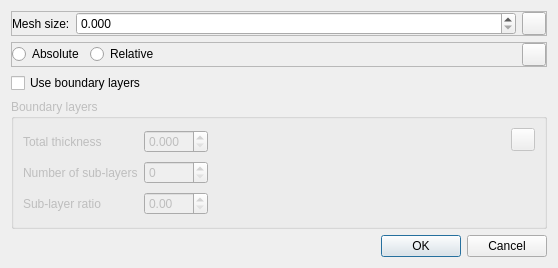
<?xml version="1.0" encoding="UTF-8"?>
<ui version="4.0">
 <class>LocalMeshingParametersDialog</class>
 <widget class="QDialog" name="LocalMeshingParametersDialog">
  <property name="geometry">
   <rect>
    <x>0</x>
    <y>0</y>
    <width>558</width>
    <height>268</height>
   </rect>
  </property>
  <property name="windowTitle">
   <string>Mesh options</string>
  </property>
  <layout class="QVBoxLayout" name="verticalLayout_2">
   <item>
    <widget class="QFrame" name="meshSizeFrame">
     <property name="frameShape">
      <enum>QFrame::StyledPanel</enum>
     </property>
     <property name="frameShadow">
      <enum>QFrame::Raised</enum>
     </property>
     <layout class="QHBoxLayout" name="horizontalLayout_2">
      <property name="leftMargin">
       <number>0</number>
      </property>
      <property name="topMargin">
       <number>0</number>
      </property>
      <property name="rightMargin">
       <number>0</number>
      </property>
      <property name="bottomMargin">
       <number>0</number>
      </property>
      <item>
       <widget class="QLabel" name="label">
        <property name="sizePolicy">
         <sizepolicy hsizetype="Maximum" vsizetype="Preferred">
          <horstretch>0</horstretch>
          <verstretch>0</verstretch>
         </sizepolicy>
        </property>
        <property name="text">
         <string>Mesh size:</string>
        </property>
       </widget>
      </item>
      <item>
       <widget class="QDoubleSpinBox" name="meshSizeSpinBox">
        <property name="specialValueText">
         <string notr="true"/>
        </property>
        <property name="decimals">
         <number>3</number>
        </property>
        <property name="minimum">
         <double>0.000000000000000</double>
        </property>
        <property name="maximum">
         <double>100000.000000000000000</double>
        </property>
        <property name="value">
         <double>0.000000000000000</double>
        </property>
       </widget>
      </item>
      <item>
       <widget class="QToolButton" name="useDefaultMeshSize">
        <property name="toolTip">
         <string/>
        </property>
        <property name="styleSheet">
         <string notr="true"/>
        </property>
        <property name="text">
         <string/>
        </property>
        <property name="icon">
         <iconset resource="resources/MeshingKernelUI.qrc">
          <normaloff>:/icons/default.png</normaloff>:/icons/default.png</iconset>
        </property>
        <property name="iconSize">
         <size>
          <width>16</width>
          <height>16</height>
         </size>
        </property>
       </widget>
      </item>
     </layout>
    </widget>
   </item>
   <item>
    <widget class="QFrame" name="meshSizeRelativeFrame">
     <property name="frameShape">
      <enum>QFrame::StyledPanel</enum>
     </property>
     <property name="frameShadow">
      <enum>QFrame::Raised</enum>
     </property>
     <layout class="QHBoxLayout" name="horizontalLayout">
      <property name="leftMargin">
       <number>0</number>
      </property>
      <property name="topMargin">
       <number>0</number>
      </property>
      <property name="rightMargin">
       <number>0</number>
      </property>
      <property name="bottomMargin">
       <number>0</number>
      </property>
      <item>
       <widget class="QRadioButton" name="absoluteRadioButton">
        <property name="sizePolicy">
         <sizepolicy hsizetype="Maximum" vsizetype="Fixed">
          <horstretch>0</horstretch>
          <verstretch>0</verstretch>
         </sizepolicy>
        </property>
        <property name="toolTip">
         <string>Set mesh size in absolute values (mm)</string>
        </property>
        <property name="text">
         <string>Absolute</string>
        </property>
        <property name="checked">
         <bool>false</bool>
        </property>
       </widget>
      </item>
      <item>
       <widget class="QRadioButton" name="relativeRadioButton">
        <property name="sizePolicy">
         <sizepolicy hsizetype="Maximum" vsizetype="Fixed">
          <horstretch>0</horstretch>
          <verstretch>0</verstretch>
         </sizepolicy>
        </property>
        <property name="toolTip">
         <string>Set mesh size relative to the size of the model</string>
        </property>
        <property name="text">
         <string>Relative</string>
        </property>
        <property name="checked">
         <bool>false</bool>
        </property>
        <property name="autoExclusive">
         <bool>true</bool>
        </property>
       </widget>
      </item>
      <item>
       <spacer name="horizontalSpacer">
        <property name="orientation">
         <enum>Qt::Horizontal</enum>
        </property>
        <property name="sizeHint" stdset="0">
         <size>
          <width>40</width>
          <height>20</height>
         </size>
        </property>
       </spacer>
      </item>
      <item>
       <widget class="QToolButton" name="useDefaultMeshSizeType">
        <property name="toolTip">
         <string/>
        </property>
        <property name="styleSheet">
         <string notr="true"/>
        </property>
        <property name="text">
         <string/>
        </property>
        <property name="icon">
         <iconset resource="resources/MeshingKernelUI.qrc">
          <normaloff>:/icons/default.png</normaloff>:/icons/default.png</iconset>
        </property>
        <property name="iconSize">
         <size>
          <width>16</width>
          <height>16</height>
         </size>
        </property>
       </widget>
      </item>
     </layout>
    </widget>
   </item>
   <item>
    <widget class="QCheckBox" name="useBoundaryLayersCheckBox">
     <property name="text">
      <string>Use boundary layers</string>
     </property>
    </widget>
   </item>
   <item>
    <widget class="QGroupBox" name="boundaryLayersGroupBox">
     <property name="enabled">
      <bool>false</bool>
     </property>
     <property name="sizePolicy">
      <sizepolicy hsizetype="Preferred" vsizetype="Preferred">
       <horstretch>0</horstretch>
       <verstretch>0</verstretch>
      </sizepolicy>
     </property>
     <property name="title">
      <string>Boundary layers</string>
     </property>
     <layout class="QHBoxLayout" name="horizontalLayout_4">
      <item>
       <layout class="QGridLayout" name="gridLayout">
        <item row="0" column="0">
         <widget class="QLabel" name="label_2">
          <property name="text">
           <string>Total thickness</string>
          </property>
         </widget>
        </item>
        <item row="0" column="1">
         <widget class="QDoubleSpinBox" name="totalThicknessSpinBox">
          <property name="decimals">
           <number>3</number>
          </property>
          <property name="singleStep">
           <double>0.100000000000000</double>
          </property>
         </widget>
        </item>
        <item row="1" column="0">
         <widget class="QLabel" name="label_4">
          <property name="text">
           <string>Number of sub-layers</string>
          </property>
         </widget>
        </item>
        <item row="1" column="1">
         <widget class="QSpinBox" name="numberOfSubLayersSpinBox"/>
        </item>
        <item row="2" column="0">
         <widget class="QLabel" name="label_3">
          <property name="text">
           <string>Sub-layer ratio</string>
          </property>
         </widget>
        </item>
        <item row="2" column="1">
         <widget class="QDoubleSpinBox" name="subLayerRatioSpinBox">
          <property name="maximum">
           <double>1.000000000000000</double>
          </property>
          <property name="singleStep">
           <double>0.100000000000000</double>
          </property>
         </widget>
        </item>
       </layout>
      </item>
      <item>
       <layout class="QVBoxLayout" name="verticalLayout">
        <item>
         <layout class="QHBoxLayout" name="horizontalLayout_3">
          <item>
           <spacer name="horizontalSpacer_3">
            <property name="orientation">
             <enum>Qt::Horizontal</enum>
            </property>
            <property name="sizeHint" stdset="0">
             <size>
              <width>37</width>
              <height>17</height>
             </size>
            </property>
           </spacer>
          </item>
          <item>
           <widget class="QToolButton" name="useDefaultThickness">
            <property name="toolTip">
             <string/>
            </property>
            <property name="styleSheet">
             <string notr="true"/>
            </property>
            <property name="text">
             <string/>
            </property>
            <property name="icon">
             <iconset resource="resources/MeshingKernelUI.qrc">
              <normaloff>:/icons/default.png</normaloff>:/icons/default.png</iconset>
            </property>
            <property name="iconSize">
             <size>
              <width>16</width>
              <height>16</height>
             </size>
            </property>
           </widget>
          </item>
         </layout>
        </item>
        <item>
         <spacer name="verticalSpacer">
          <property name="orientation">
           <enum>Qt::Vertical</enum>
          </property>
          <property name="sizeHint" stdset="0">
           <size>
            <width>20</width>
            <height>40</height>
           </size>
          </property>
         </spacer>
        </item>
       </layout>
      </item>
     </layout>
    </widget>
   </item>
   <item>
    <widget class="QDialogButtonBox" name="buttonBox">
     <property name="orientation">
      <enum>Qt::Horizontal</enum>
     </property>
     <property name="standardButtons">
      <set>QDialogButtonBox::Cancel|QDialogButtonBox::Ok</set>
     </property>
    </widget>
   </item>
  </layout>
 </widget>
 <resources>
  <include location="resources/MeshingKernelUI.qrc"/>
 </resources>
 <connections>
  <connection>
   <sender>buttonBox</sender>
   <signal>accepted()</signal>
   <receiver>LocalMeshingParametersDialog</receiver>
   <slot>accept()</slot>
   <hints>
    <hint type="sourcelabel">
     <x>248</x>
     <y>254</y>
    </hint>
    <hint type="destinationlabel">
     <x>157</x>
     <y>274</y>
    </hint>
   </hints>
  </connection>
  <connection>
   <sender>buttonBox</sender>
   <signal>rejected()</signal>
   <receiver>LocalMeshingParametersDialog</receiver>
   <slot>reject()</slot>
   <hints>
    <hint type="sourcelabel">
     <x>316</x>
     <y>260</y>
    </hint>
    <hint type="destinationlabel">
     <x>286</x>
     <y>274</y>
    </hint>
   </hints>
  </connection>
 </connections>
</ui>
